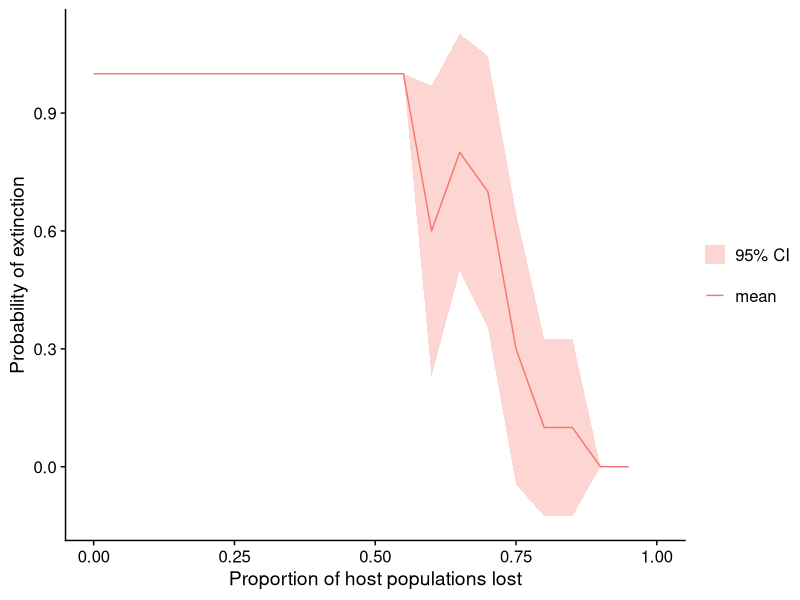
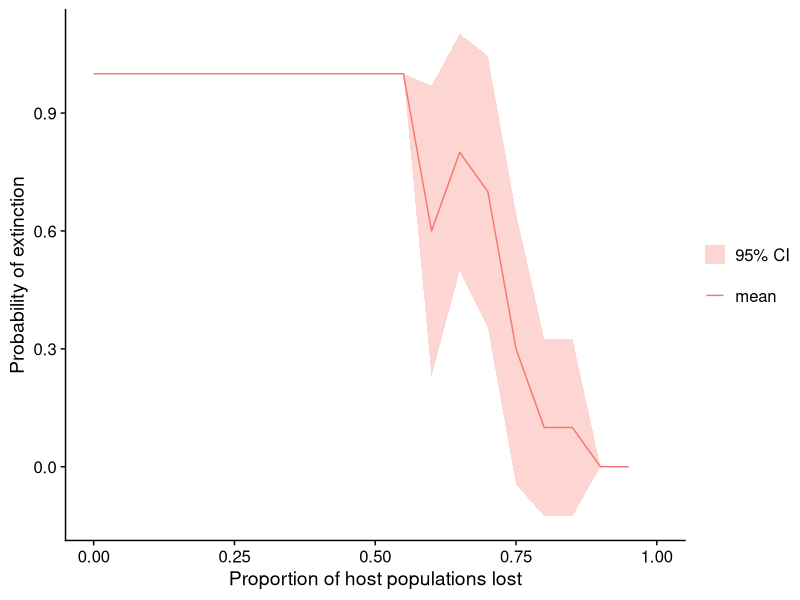

R code for these plots, in order:
library(dplyr)
library(ggplot2)
library(cowplot)

n <- 10
seq <- seq(from = 0.00, to = 0.95, by = 0.05)

confidence_threshold <- 0.05

data <- read.csv("Data/extinctionSamples2.csv") %>%
  mutate(mean = rowMeans(.)) %>%
  rowwise() %>%
  mutate(sd = sd(as.matrix(c_across(1:n)))) %>%
  ungroup() %>%
  mutate(se = sd / sqrt(n),
         ci = qt(1 - (confidence_threshold / 2), n - 1) * se)

data$seq <- seq

p <- ggplot(data) +
  geom_line(aes(x = seq, y = mean, colour = "mean")) +
  geom_ribbon(aes(x = seq, ymax = mean + ci, ymin = mean - ci, fill = "95% CI"), alpha = 0.3) +
  theme_cowplot() +
  labs(y = "Probability of extinction",
       x = "Proportion of host populations lost") +
  lims(
    # y = c(0,1),
    x = c(0,1),
    ) +
  theme(
    legend.title = element_blank()
  )

p

png("Figures/Host density and extinction 2.png", width = 1000, height = 600, res = 200)
p
dev.off()
